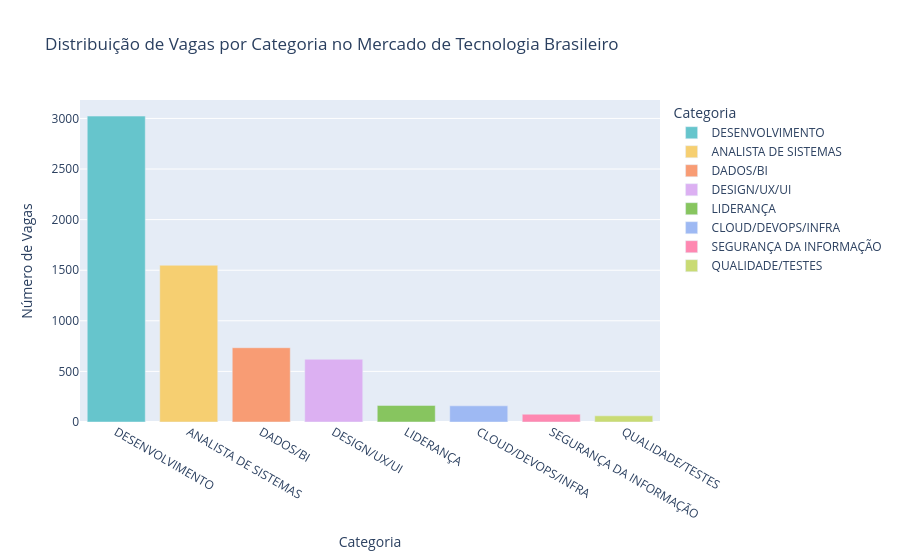

The code cell stored with this chart in its notebook:
### Markdown cell above
### Distribuição de vagas por categoria, senioridade e modelo de trabalho

### Code cell
# Distribuição de Vagas por Categoria
# Primeiro criamos um DataFrame com as contagens
contagens = df["Categoria"].value_counts().reset_index()
contagens.columns = ["Categoria", "Contagem"]  # Renomeando as colunas para maior clareza

# Criando o gráfico
fig = px.bar(contagens, 
             x="Categoria", 
             y="Contagem",
             labels={"Categoria": "Categoria", "Contagem": "Número de Vagas"},
             title="Distribuição de Vagas por Categoria no Mercado de Tecnologia Brasileiro",
             color="Categoria",  # Adiciona cores diferentes para cada categoria
             color_discrete_sequence=px.colors.qualitative.Pastel)

fig.update_layout(xaxis_title="Categoria", 
                 yaxis_title="Número de Vagas",
                 xaxis={'categoryorder':'total descending'})  # Ordena as categorias por contagem
fig.show()

### Figure 1 — Plotly figure (JSON) as saved in the notebook; plotly's stock layout.template omitted (floating-point values rounded to 4 significant figures)
{"data": [{"alignmentgroup": "True", "hovertemplate": "Categoria=%{x}<br>Número de Vagas=%{y}<extra></extra>", "legendgroup": "DESENVOLVIMENTO", "marker": {"color": "rgb(102, 197, 204)", "pattern": {"shape": ""}}, "name": "DESENVOLVIMENTO", "offsetgroup": "DESENVOLVIMENTO", "orientation": "v", "showlegend": true, "textposition": "auto", "type": "bar", "x": ["DESENVOLVIMENTO"], "xaxis": "x", "y": [3023], "yaxis": "y"}, {"alignmentgroup": "True", "hovertemplate": "Categoria=%{x}<br>Número de Vagas=%{y}<extra></extra>", "legendgroup": "ANALISTA DE SISTEMAS", "marker": {"color": "rgb(246, 207, 113)", "pattern": {"shape": ""}}, "name": "ANALISTA DE SISTEMAS", "offsetgroup": "ANALISTA DE SISTEMAS", "orientation": "v", "showlegend": true, "textposition": "auto", "type": "bar", "x": ["ANALISTA DE SISTEMAS"], "xaxis": "x", "y": [1549], "yaxis": "y"}, {"alignmentgroup": "True", "hovertemplate": "Categoria=%{x}<br>Número de Vagas=%{y}<extra></extra>", "legendgroup": "DADOS/BI", "marker": {"color": "rgb(248, 156, 116)", "pattern": {"shape": ""}}, "name": "DADOS/BI", "offsetgroup": "DADOS/BI", "orientation": "v", "showlegend": true, "textposition": "auto", "type": "bar", "x": ["DADOS/BI"], "xaxis": "x", "y": [734], "yaxis": "y"}, {"alignmentgroup": "True", "hovertemplate": "Categoria=%{x}<br>Número de Vagas=%{y}<extra></extra>", "legendgroup": "DESIGN/UX/UI", "marker": {"color": "rgb(220, 176, 242)", "pattern": {"shape": ""}}, "name": "DESIGN/UX/UI", "offsetgroup": "DESIGN/UX/UI", "orientation": "v", "showlegend": true, "textposition": "auto", "type": "bar", "x": ["DESIGN/UX/UI"], "xaxis": "x", "y": [620], "yaxis": "y"}, {"alignmentgroup": "True", "hovertemplate": "Categoria=%{x}<br>Número de Vagas=%{y}<extra></extra>", "legendgroup": "LIDERANÇA", "marker": {"color": "rgb(135, 197, 95)", "pattern": {"shape": ""}}, "name": "LIDERANÇA", "offsetgroup": "LIDERANÇA", "orientation": "v", "showlegend": true, "textposition": "auto", "type": "bar", "x": ["LIDERANÇA"], "xaxis": "x", "y": [164], "yaxis": "y"}, {"alignmentgroup": "True", "hovertemplate": "Categoria=%{x}<br>Número de Vagas=%{y}<extra></extra>", "legendgroup": "CLOUD/DEVOPS/INFRA", "marker": {"color": "rgb(158, 185, 243)", "pattern": {"shape": ""}}, "name": "CLOUD/DEVOPS/INFRA", "offsetgroup": "CLOUD/DEVOPS/INFRA", "orientation": "v", "showlegend": true, "textposition": "auto", "type": "bar", "x": ["CLOUD/DEVOPS/INFRA"], "xaxis": "x", "y": [160], "yaxis": "y"}, {"alignmentgroup": "True", "hovertemplate": "Categoria=%{x}<br>Número de Vagas=%{y}<extra></extra>", "legendgroup": "SEGURANÇA DA INFORMAÇÃO", "marker": {"color": "rgb(254, 136, 177)", "pattern": {"shape": ""}}, "name": "SEGURANÇA DA INFORMAÇÃO", "offsetgroup": "SEGURANÇA DA INFORMAÇÃO", "orientation": "v", "showlegend": true, "textposition": "auto", "type": "bar", "x": ["SEGURANÇA DA INFORMAÇÃO"], "xaxis": "x", "y": [77], "yaxis": "y"}, {"alignmentgroup": "True", "hovertemplate": "Categoria=%{x}<br>Número de Vagas=%{y}<extra></extra>", "legendgroup": "QUALIDADE/TESTES", "marker": {"color": "rgb(201, 219, 116)", "pattern": {"shape": ""}}, "name": "QUALIDADE/TESTES", "offsetgroup": "QUALIDADE/TESTES", "orientation": "v", "showlegend": true, "textposition": "auto", "type": "bar", "x": ["QUALIDADE/TESTES"], "xaxis": "x", "y": [61], "yaxis": "y"}], "layout": {"barmode": "relative", "legend": {"title": {"text": "Categoria"}, "tracegroupgap": 0}, "title": {"text": "Distribuição de Vagas por Categoria no Mercado de Tecnologia Brasileiro"}, "xaxis": {"anchor": "y", "categoryarray": ["DESENVOLVIMENTO", "ANALISTA DE SISTEMAS", "DADOS/BI", "DESIGN/UX/UI", "LIDERANÇA", "CLOUD/DEVOPS/INFRA", "SEGURANÇA DA INFORMAÇÃO", "QUALIDADE/TESTES"], "categoryorder": "total descending", "domain": [0, 1], "title": {"text": "Categoria"}}, "yaxis": {"anchor": "x", "domain": [0, 1], "title": {"text": "Número de Vagas"}}}}
